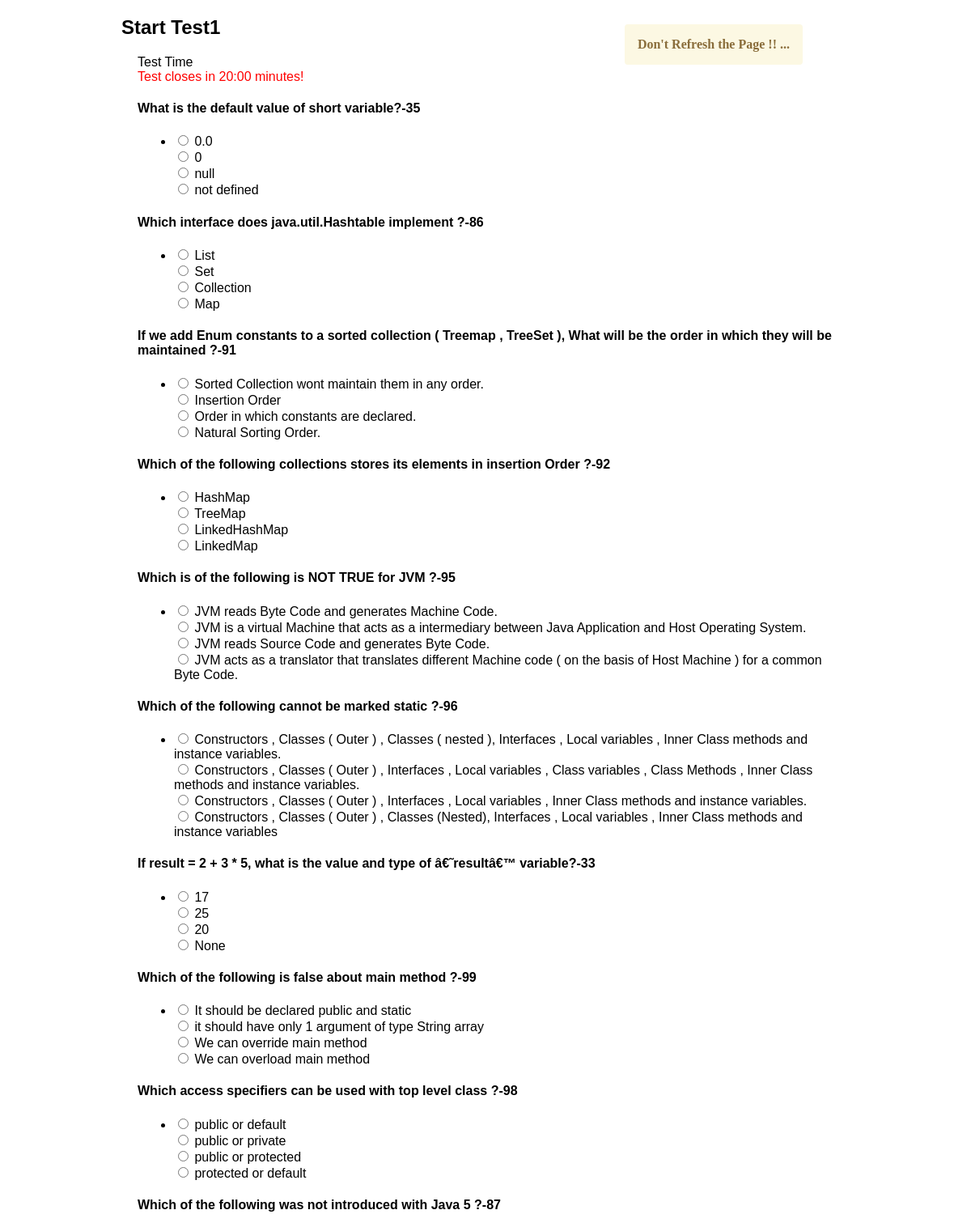
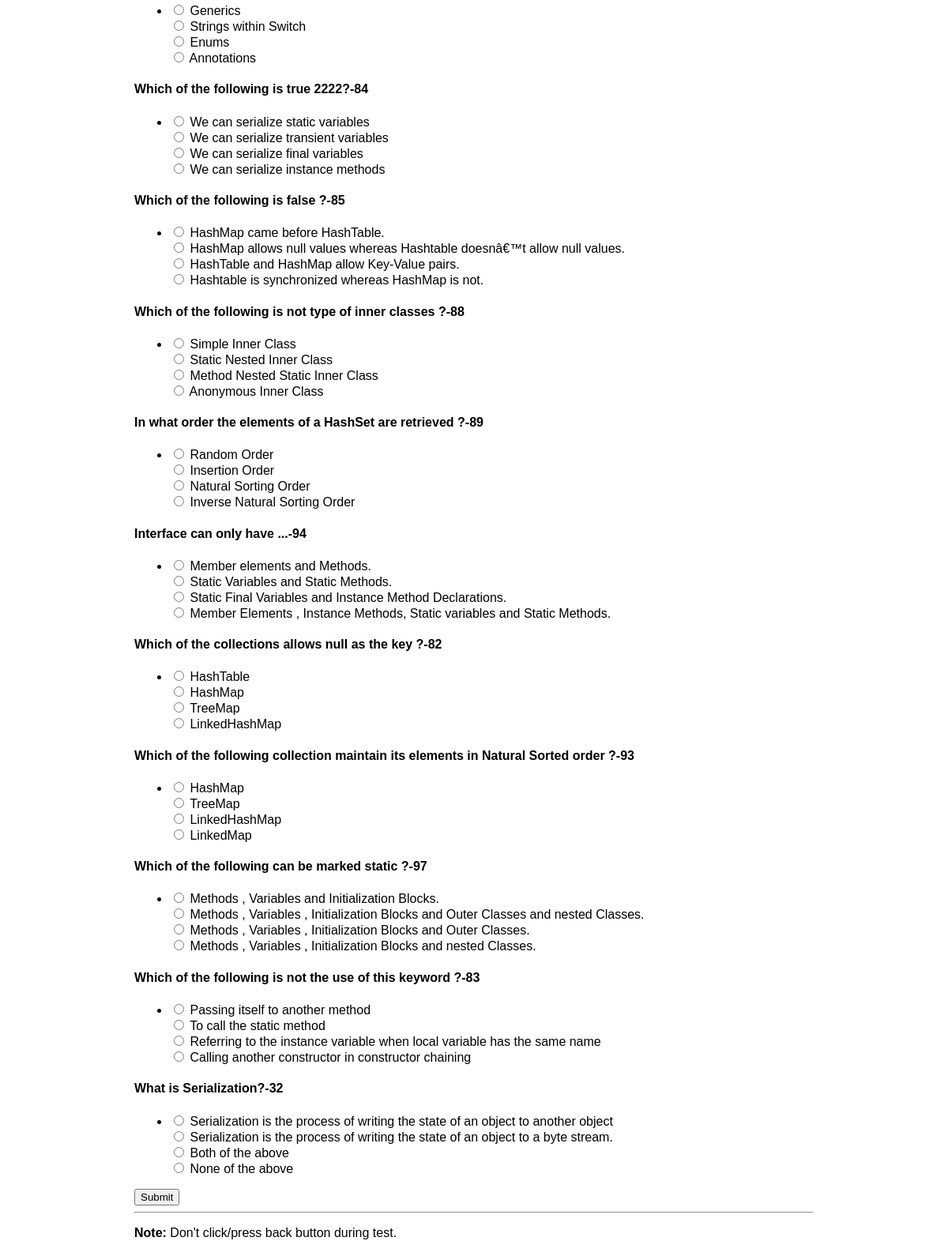
The app's page /php/start_test.php?cat=JAVA (signed in) with its own data (2 pictures, top to bottom).
### tables this page shows
CREATE TABLE IF NOT EXISTS `questions` (
  `id` int(10) NOT NULL AUTO_INCREMENT,
  `question` varchar(400) NOT NULL,
  `category_id` int(10) NOT NULL,
  `level` varchar(10) NOT NULL,
  `isActive` tinyint(1) NOT NULL DEFAULT '1',
  PRIMARY KEY (`id`),
  KEY `category_id` (`category_id`)
);

CREATE TABLE IF NOT EXISTS `question_choices` (
  `id` int(10) NOT NULL AUTO_INCREMENT,
  `question_id` int(10) NOT NULL,
  `is_Correct_Choice` varchar(4) NOT NULL,
  `choice1` varchar(300) NOT NULL,
  `choice2` varchar(300) NOT NULL,
  `choice3` varchar(300) NOT NULL,
  `choice4` varchar(300) NOT NULL,
  `choice5` varchar(300) NOT NULL,
  `choice6` varchar(300) NOT NULL,
  `choice7` varchar(300) NOT NULL,
  `choice8` varchar(300) NOT NULL,
  `choice9` varchar(300) NOT NULL,
  `choice10` varchar(300) NOT NULL,
  PRIMARY KEY (`id`),
  KEY `question_id` (`question_id`)
);

### php/start_test.php (the view, shortened to what this page needs)
<?php
$cat = $_REQUEST['cat'];
$cat = strtoupper($cat);
$sql = "select * from category where category_name = '$cat'";
$result = mysql_query($sql) or die(mysql_error());
$value = mysql_fetch_object($result);
$cat_id = $value->id;
?>
<!DOCTYPE html>
<html lang="en">
<head>
</head>
<body oncontextmenu="return false">
<div class="alert alert-warning" role="alert" id="refresh-msgId" style="top: 70px;"><b>Don't Refresh the Page !! ...</b></div>
<div id="content">
<div class="row">
<div class="col-md-3 col-lg-4 text-center">
<h2>Start Test1</h2>
</div>
</div>
<div class="bs-example">
<div class="row">
<div class="col-md-3 col-lg-4">
<div class="panel panel-default movescroll">
                    <div class="panel-heading pull-center">Test Time</div>
                    <div class="panel-body">
                        <?php   ?> <div><font color="red">Test closes in <span id="time">20:00</span> minutes!</font></div>
                    </div>
                </div>
</div>
    <div class="col-md-8 col-lg-8">
	<form>
<?php
$sql1 = "SELECT t1.id,t1.question FROM questions t1 JOIN category t2 ON t2.id = t1.category_id WHERE t1.category_id = '$cat_id' order by RAND() LIMIT 30 ";
$result = mysql_query($sql1) or die(mysql_error());
while($row = mysql_fetch_array($result))
{
$id = $row[0];
?>	<div id="question_option" style="border:1px;">
	<div id="quest"><h4><?php echo $row[1]; echo '-' . $id; ?></h4></div>
    <div class="q_choice">
	<ul class="list-unstyled">
	<?php $sql2 = "select * from question_choices where question_id = '$id' ";
			$result2 = mysql_query($sql2) or die(mysql_error());
			while($row = mysql_fetch_object($result2))
			{
	?>
        <li><div><input type="radio" name="question[<?php echo $id ?>]" value="A"> <?php echo $row->choice1; ?></div>
		<div><input type="radio" name="question[<?php echo $id ?>]" value="B"> <?php echo $row->choice2; ?></div>
		<div><input type="radio" name="question[<?php echo $id ?>]" value="C"> <?php echo $row->choice3; ?></div>
		<div><input type="radio" name="question[<?php echo $id ?>]" value="D"> <?php echo $row->choice4; ?></div></li>
	<?php } ?>
    </ul>
	</div>
	</div>
	<?php
	}
	?>
	<button type="button" class="btn btn-danger submit_test">Submit</button>
	<hr>
	<p><b>Note:</b> Don't click/press back button during test.</p>
	</form>
    </div>
	</div>
</div>
</div>
</body>
</html>

### php/start_test.php (style rules this page uses)
.bs-example { margin: 20px; }
#content { width: 900px; margin: 0 auto; font-family:Arial, Helvetica, sans-serif; }
#refresh-msgId { margin-top: 10px; margin-right:200px; float: right; //position: absolute; }
.alert-warning { color: #8a6d3b; background-color: #fcf8e3; border-color: #faebcc; }
.alert { padding: 15px; margin-bottom: 20px; border: 1px solid transparent; border-radius: 4px; }
.q_choice { margin-left:5px; }

### records on screen
questions: question "What is the default value of short variable?", id "35"
question_choices: choice1 "0.0", choice2 "0", choice3 "null", choice4 "not defined"
questions: question "Which interface does java.util.Hashtable implement ?", id "86"
question_choices: choice1 "List", choice2 "Set", choice3 "Collection", choice4 "Map"
questions: question "If we add Enum constants to a sorted collection ( Treemap , TreeSet ), What will be the order in which they will be maintained ?", id "91"
question_choices: choice1 "Sorted Collection wont maintain them in any order.", choice2 "Insertion Order", choice3 "Order in which constants are declared.", choice4 "Natural Sorting Order."
questions: question "Which of the following collections stores its elements in insertion Order ?", id "92"
question_choices: choice1 "HashMap", choice2 "TreeMap", choice3 "LinkedHashMap", choice4 "LinkedMap"
questions: question "Which is of the following is NOT TRUE for JVM ?", id "95"
question_choices: choice1 "JVM reads Byte Code and generates Machine Code.", choice2 "JVM is a virtual Machine that acts as a intermediary between Java Application and Host Operating System.", choice3 "JVM reads Source Code and generates Byte Code.", choice4 "JVM acts as a translator that translates different Machine code ( on the basis of Host Machine ) for a common Byte Code."
questions: question "Which of the following cannot be marked static ?", id "96"
question_choices: choice1 "Constructors , Classes ( Outer ) , Classes ( nested ), Interfaces , Local variables , Inner Class methods and instance variables.", choice2 "Constructors , Classes ( Outer ) , Interfaces , Local variables , Class variables , Class Methods , Inner Class methods and instance variables.", choice3 "Constructors , Classes ( Outer ) , Interfaces , Local variables , Inner Class methods and instance variables.", choice4 "Constructors , Classes ( Outer ) , Classes (Nested), Interfaces , Local variables , Inner Class methods and instance variables"
questions: question "If result = 2 + 3 * 5, what is the value and type of â€˜resultâ€™ variable?", id "33"
question_choices: choice1 "17", choice2 "25", choice3 "20", choice4 "None"
questions: question "Which of the following is false about main method ?", id "99"
question_choices: choice1 "It should be declared public and static", choice2 "it should have only 1 argument of type String array", choice3 "We can override main method", choice4 "We can overload main method"
questions: question "Which access specifiers can be used with top level class ?", id "98"
question_choices: choice1 "public or default", choice2 "public or private", choice3 "public or protected", choice4 "protected or default"
questions: question "Which of the following was not introduced with Java 5 ?", id "87"
question_choices: choice1 "Generics", choice2 "Strings within Switch", choice3 "Enums", choice4 "Annotations"
questions: question "Which of the following is true 2222?", id "84"
question_choices: choice1 "We can serialize static variables", choice2 "We can serialize transient variables", choice3 "We can serialize final variables", choice4 "We can serialize instance methods"
questions: question "Which of the following is false ?", id "85"
question_choices: choice1 "HashMap came before HashTable.", choice2 "HashMap allows null values whereas Hashtable doesnâ€™t allow null values.", choice3 "HashTable and HashMap allow Key-Value pairs.", choice4 "Hashtable is synchronized whereas HashMap is not."
questions: question "Which of the following is not type of inner classes ?", id "88"
question_choices: choice1 "Simple Inner Class", choice2 "Static Nested Inner Class", choice3 "Method Nested Static Inner Class", choice4 "Anonymous Inner Class"
questions: question "In what order the elements of a HashSet are retrieved ?", id "89"
question_choices: choice1 "Random Order", choice2 "Insertion Order", choice3 "Natural Sorting Order", choice4 "Inverse Natural Sorting Order"
questions: question "Interface can only have ...", id "94"
question_choices: choice1 "Member elements and Methods.", choice2 "Static Variables and Static Methods.", choice3 "Static Final Variables and Instance Method Declarations.", choice4 "Member Elements , Instance Methods, Static variables and Static Methods."
questions: question "Which of the collections allows null as the key ?", id "82"
question_choices: choice1 "HashTable", choice2 "HashMap", choice3 "TreeMap", choice4 "LinkedHashMap"
questions: question "Which of the following collection maintain its elements in Natural Sorted order ?", id "93"
question_choices: choice1 "HashMap", choice2 "TreeMap", choice3 "LinkedHashMap", choice4 "LinkedMap"
questions: question "Which of the following can be marked static ?", id "97"
question_choices: choice1 "Methods , Variables and Initialization Blocks.", choice2 "Methods , Variables , Initialization Blocks and Outer Classes and nested Classes.", choice3 "Methods , Variables , Initialization Blocks and Outer Classes.", choice4 "Methods , Variables , Initialization Blocks and nested Classes."
questions: question "Which of the following is not the use of this keyword ?", id "83"
question_choices: choice1 "Passing itself to another method", choice2 "To call the static method", choice3 "Referring to the instance variable when local variable has the same name", choice4 "Calling another constructor in constructor chaining"
questions: question "What is Serialization?", id "32"
question_choices: choice1 "Serialization is the process of writing the state of an object to another object", choice2 "Serialization is the process of writing the state of an object to a byte stream.", choice3 "Both of the above", choice4 "None of the above"
